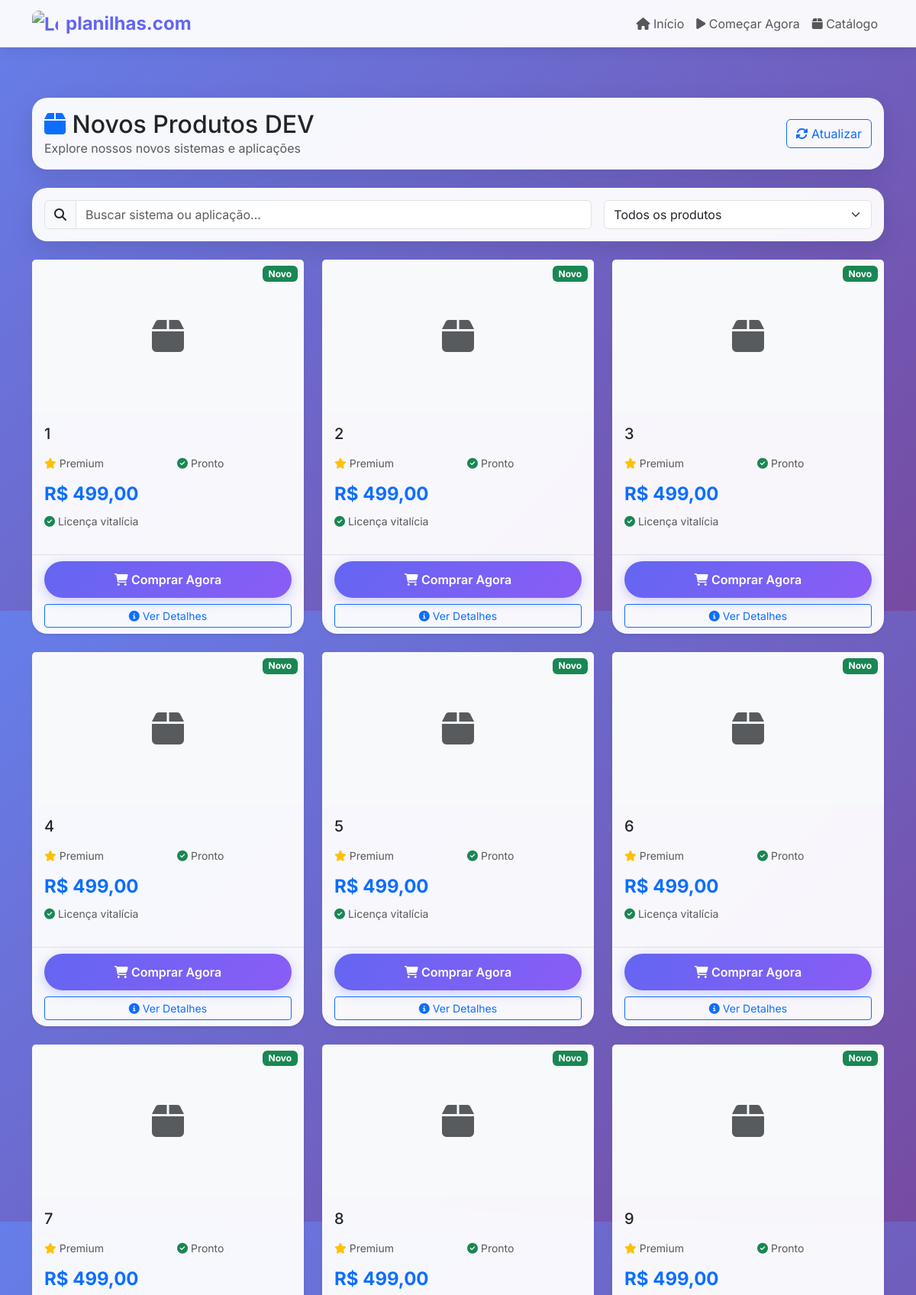
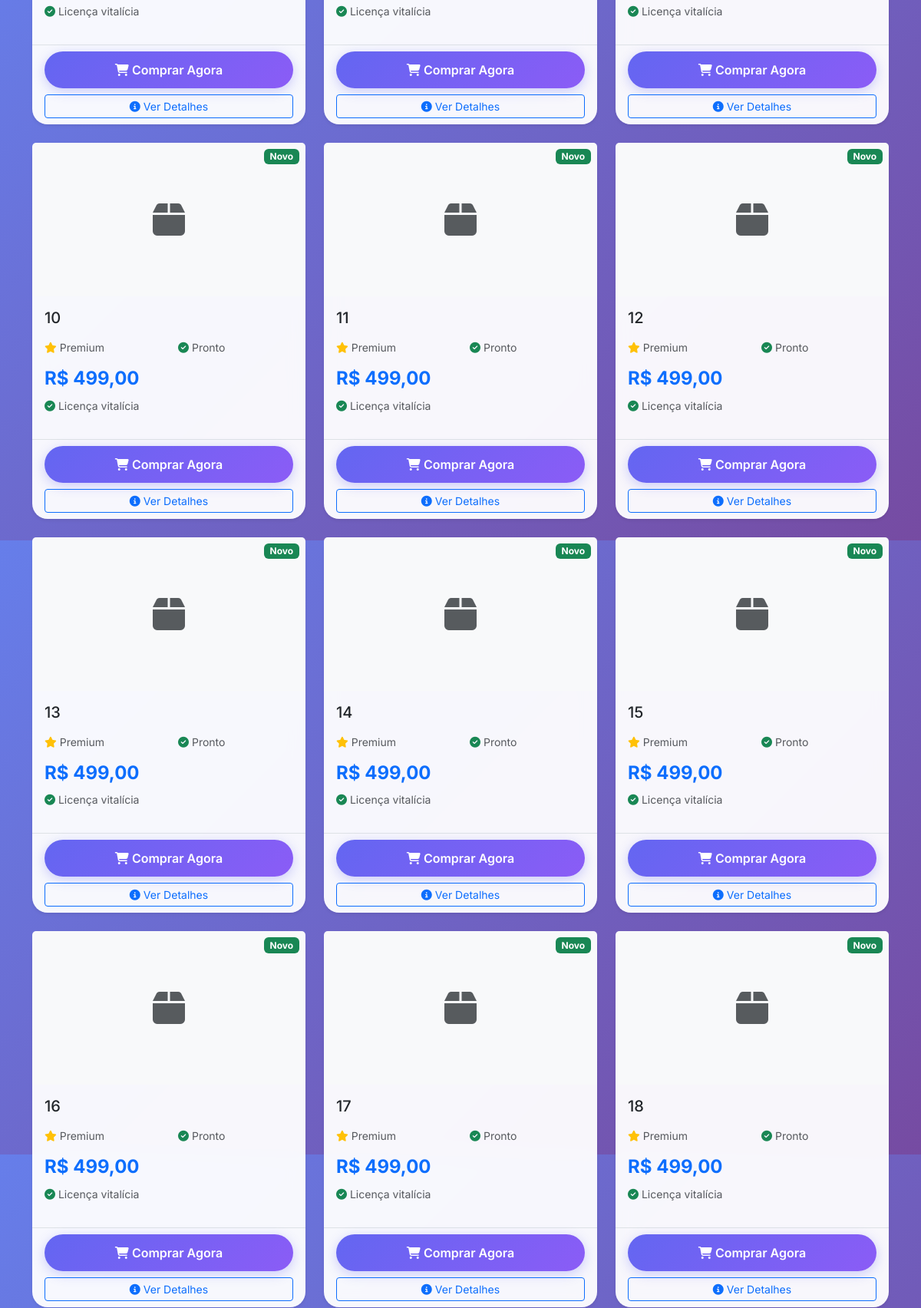
/catalog (upper part), run on the app's committed database (2 pictures, top to bottom).
### tables this page shows
CREATE TABLE produtos_plus(
        id INTEGER PRIMARY KEY AUTOINCREMENT,
        cliente TEXT COLLATE NOCASE,
        arquivo_origem TEXT,
        codigo TEXT COLLATE NOCASE,
        descricao TEXT COLLATE NOCASE,
        peso TEXT,
        valor TEXT,
        ncm TEXT COLLATE NOCASE,
        doc TEXT,
        rev TEXT,
        code TEXT,
        quantity TEXT,
        um TEXT,
        ccy TEXT,
        total_amount TEXT,
        marca TEXT,
        inner_qty TEXT,
        master_qty TEXT,
        total_ctns TEXT,
        gross_weight TEXT,
        net_weight_pc TEXT,
        gross_weight_pc TEXT,
        net_weight_ctn TEXT,
        gross_weight_ctn TEXT,
        factory TEXT,
        address TEXT,
        telephone TEXT,
        ean13 TEXT,
        dun14_inner TEXT,
        dun14_master TEXT,
        length TEXT,
        width TEXT,
        height TEXT,
        cbm TEXT,
        prc_kg TEXT,
        li TEXT,
        obs TEXT,
        status TEXT,
        data_importacao TEXT,
        hash_dados TEXT
    , picture TEXT DEFAULT '');

### app.py (the view)
@app.route('/catalog')
def catalog():
    conn = get_db_connection()
    products = conn.execute("""
        SELECT * FROM produtos_plus
        ORDER BY data_importacao DESC
        LIMIT 100
    """).fetchall()
    conn.close()
    return render_template('catalog.html', products=products, config=SISTEMA_CONFIG)

### app.py (called while the page is built)
def get_db_connection():
    conn = sqlite3.connect(DB_PATH)
    conn.row_factory = sqlite3.Row
    return conn

### templates/catalog.html (shortened to what this page needs)
{% extends "base.html" %}
{% block content %}
<div class="container py-5">
    <div class="row mb-4">
        <div class="col-12">
            <div class="card">
                <div class="card-body">
                    <div class="row align-items-center">
                        <div class="col-md-6">
                            <h2 class="mb-0">
                                <i class="fas fa-box text-primary"></i>
                                Novos Produtos DEV
                            </h2>
                            <p class="text-muted mb-0">
                                Explore nossos novos sistemas e aplicações
                            </p>
                        </div>
                        <div class="col-md-6 text-md-end">
                            <button class="btn btn-outline-primary" onclick="refreshCatalog()">
                                <i class="fas fa-sync-alt"></i> Atualizar
                            </button>
                        </div>
                    </div>
                </div>
            </div>
        </div>
    </div>
    <div class="row mb-4">
        <div class="col-12">
            <div class="card">
                <div class="card-body">
                    <div class="row g-3">
                        <div class="col-md-8">
                            <div class="input-group">
                                <span class="input-group-text">
                                    <i class="fas fa-search"></i>
                                </span>
                                <input type="text" class="form-control" id="searchInput"
                                       placeholder="Buscar sistema ou aplicação...">
                            </div>
                        </div>
                        <div class="col-md-4">
                            <select class="form-select" id="filterSelect">
                                <option value="">Todos os produtos</option>
                            </select>
                        </div>
                    </div>
                </div>
            </div>
        </div>
    </div>
    <div class="row g-4" id="productsGrid">
        {% for product in products %}
        <div class="col-md-6 col-lg-4 product-item"
             data-codigo="{{ product.codigo|lower }}"
             data-descricao="{{ product.descricao|lower }}"
             data-cliente="{{ product.cliente|lower }}">
            <div class="card product-card h-100 border-0 shadow-sm">
                <div class="position-relative">
                    {% if product.picture %}
                    <img src="{{ product.picture }}" alt="{{ product.descricao }}" class="card-img-top" style="height: 200px; object-fit: cover;">
                    {% else %}
                    <div class="card-img-top d-flex align-items-center justify-content-center bg-light" style="height: 200px;">
                        <i class="fas fa-box fa-3x text-muted"></i>
                    </div>
                    {% endif %}
                    <div class="badge bg-success position-absolute top-0 end-0 m-2">
                        Novo
                    </div>
                </div>
                <div class="card-body">
                    <h5 class="card-title">{{ product.codigo or 'Novo Sistema' }}</h5>
                    <div class="row small text-muted mb-3">
                        <div class="col-6">
                            <i class="fas fa-star text-warning"></i> Premium
                        </div>
                        <div class="col-6">
                            <i class="fas fa-check-circle text-success"></i> Pronto
                        </div>
                    </div>
                    <div class="price-section mb-3">
                        <h4 class="text-primary mb-2">
                            <strong>R$ 499,00</strong>
                        </h4>
                        <small class="text-muted">
                            <i class="fas fa-check-circle text-success"></i> Licença vitalícia
                        </small>
                    </div>
                </div>
                <div class="card-footer bg-transparent border-top">
                    <div class="d-grid gap-2">
                        <button class="btn btn-gradient" onclick="comprarAgora('{{ product.codigo }}', '{{ product.id }}')">
                            <i class="fas fa-shopping-cart"></i> Comprar Agora
                        </button>
                        <button class="btn btn-outline-primary btn-sm" onclick="viewDetails('{{ product.codigo }}', '{{ product.descricao }}', '{{ product.id }}')">
                            <i class="fas fa-info-circle"></i> Ver Detalhes
                        </button>
                    </div>
                </div>
            </div>
        </div>
        {% endfor %}
    </div>
</div>
{% endblock %}

### templates/base.html (shortened to what this page needs)
<!DOCTYPE html>
<html lang="pt-BR">
<head>
    <link href="https://cdn.jsdelivr.net/npm/bootstrap@5.3.0/dist/css/bootstrap.min.css" rel="stylesheet">
    <link href="https://cdnjs.cloudflare.com/ajax/libs/font-awesome/6.4.0/css/all.min.css" rel="stylesheet">
</head>
<body>
    <nav class="navbar navbar-expand-lg navbar-light fixed-top">
        <div class="container">
            <a class="navbar-brand" href="{{ url_for('index') }}">
                <img src="{{ url_for('static', filename='branding/logo-planilhas.png') }}" alt="Logo planilhas.com" class="brand-logo">
                <span>planilhas.com</span>
            </a>
            <div class="collapse navbar-collapse" id="navbarNav">
                <ul class="navbar-nav ms-auto">
                    <li class="nav-item">
                        <a class="nav-link" href="{{ url_for('index') }}">
                            <i class="fas fa-home"></i> Início
                        </a>
                    </li>
                    <li class="nav-item">
                        <a class="nav-link" href="/executar-sistema">
                            <i class="fas fa-play"></i> Começar Agora
                        </a>
                    </li>
                    <li class="nav-item">
                        <a class="nav-link" href="{{ url_for('catalog') }}">
                            <i class="fas fa-box"></i> Catálogo
                        </a>
                    </li>
                </ul>
            </div>
        </div>
    </nav>
    <main style="padding-top: 80px;">
        {% block content %}{% endblock %}
    </main>
</body>
</html>

### templates/base.html (style rules this page uses)
:root { --primary-color: #6366f1; --secondary-color: #8b5cf6; --success-color: #10b981; --warning-color: #f59e0b; --danger-color: #ef4444; --dark-color: #1f2937; --light-color: #f9fafb; }
* { margin: 0; padding: 0; box-sizing: border-box; }
body { font-family: 'Inter', sans-serif; background: linear-gradient(135deg, #667eea 0%, #764ba2 100%); min-height: 100vh; }
.navbar { background: rgba(255, 255, 255, 0.95) !important; backdrop-filter: blur(10px); box-shadow: 0 2px 20px rgba(0, 0, 0, 0.1); }
.navbar-brand { font-weight: 700; color: var(--primary-color) !important; font-size: 1.5rem; display: inline-flex; align-items: center; gap: 10px; }
.brand-logo { width: 34px; height: 34px; border-radius: 8px; object-fit: cover; }
.btn-gradient { background: linear-gradient(135deg, var(--primary-color), var(--secondary-color)); color: white; border: none; padding: 12px 30px; border-radius: 50px; font-weight: 600; transition: all 0.3s ease; box-shadow: 0 4px 15px rgba(99, 102, 241, 0.3); }
.card { border: none; border-radius: 20px; box-shadow: 0 10px 30px rgba(0, 0, 0, 0.1); transition: all 0.3s ease; background: rgba(255, 255, 255, 0.95); backdrop-filter: blur(10px); }
.product-card { transition: all 0.3s ease; cursor: pointer; }

### data on the page
produtos_plus: codigo "1"
produtos_plus: codigo "2"
produtos_plus: codigo "3"
produtos_plus: codigo "4"
produtos_plus: codigo "5"
produtos_plus: codigo "6"
produtos_plus: codigo "7"
produtos_plus: codigo "8"
produtos_plus: codigo "9"
produtos_plus: codigo "10"
produtos_plus: codigo "11"
produtos_plus: codigo "12"
produtos_plus: codigo "13"
produtos_plus: codigo "14"
produtos_plus: codigo "15"
produtos_plus: codigo "16"
produtos_plus: codigo "17"
produtos_plus: codigo "18"
